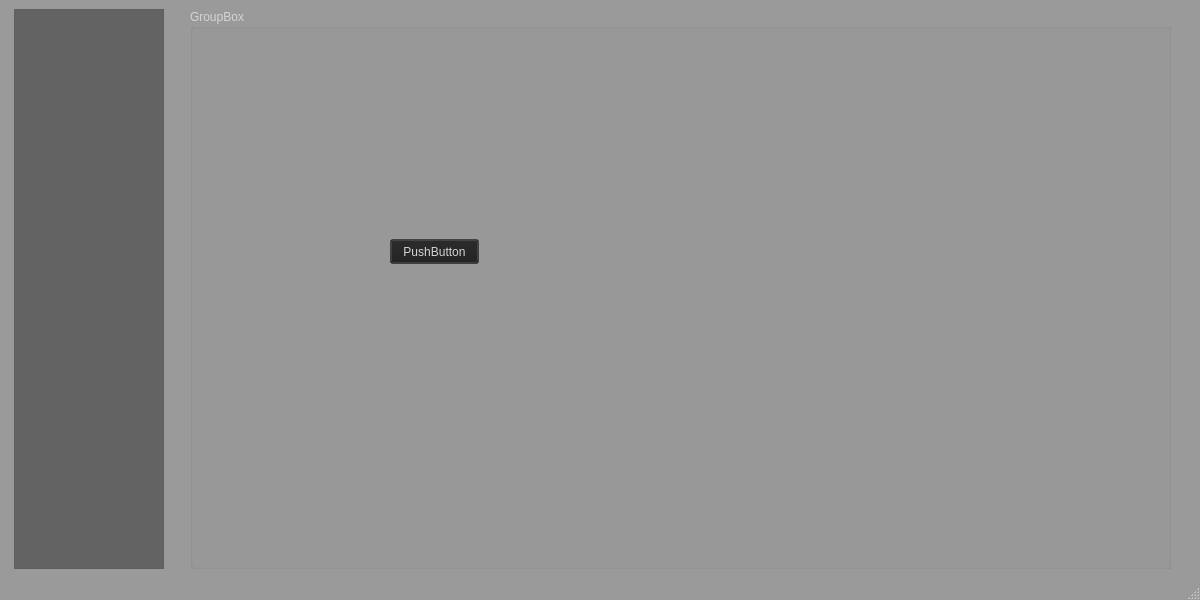
<?xml version="1.0" encoding="UTF-8"?>
<ui version="4.0">
 <class>MainWindow</class>
 <widget class="QMainWindow" name="MainWindow">
  <property name="geometry">
   <rect>
    <x>0</x>
    <y>0</y>
    <width>1200</width>
    <height>600</height>
   </rect>
  </property>
  <property name="palette">
   <palette>
    <active>
     <colorrole role="WindowText">
      <brush brushstyle="SolidPattern">
       <color alpha="255">
        <red>212</red>
        <green>212</green>
        <blue>212</blue>
       </color>
      </brush>
     </colorrole>
     <colorrole role="Button">
      <brush brushstyle="SolidPattern">
       <color alpha="255">
        <red>30</red>
        <green>30</green>
        <blue>30</blue>
       </color>
      </brush>
     </colorrole>
     <colorrole role="Light">
      <brush brushstyle="SolidPattern">
       <color alpha="255">
        <red>30</red>
        <green>30</green>
        <blue>30</blue>
       </color>
      </brush>
     </colorrole>
     <colorrole role="Midlight">
      <brush brushstyle="SolidPattern">
       <color alpha="255">
        <red>30</red>
        <green>30</green>
        <blue>30</blue>
       </color>
      </brush>
     </colorrole>
     <colorrole role="Dark">
      <brush brushstyle="SolidPattern">
       <color alpha="255">
        <red>30</red>
        <green>30</green>
        <blue>30</blue>
       </color>
      </brush>
     </colorrole>
     <colorrole role="Mid">
      <brush brushstyle="SolidPattern">
       <color alpha="255">
        <red>30</red>
        <green>30</green>
        <blue>30</blue>
       </color>
      </brush>
     </colorrole>
     <colorrole role="Text">
      <brush brushstyle="SolidPattern">
       <color alpha="255">
        <red>212</red>
        <green>212</green>
        <blue>212</blue>
       </color>
      </brush>
     </colorrole>
     <colorrole role="BrightText">
      <brush brushstyle="SolidPattern">
       <color alpha="255">
        <red>212</red>
        <green>212</green>
        <blue>212</blue>
       </color>
      </brush>
     </colorrole>
     <colorrole role="ButtonText">
      <brush brushstyle="SolidPattern">
       <color alpha="255">
        <red>212</red>
        <green>212</green>
        <blue>212</blue>
       </color>
      </brush>
     </colorrole>
     <colorrole role="Base">
      <brush brushstyle="SolidPattern">
       <color alpha="115">
        <red>30</red>
        <green>30</green>
        <blue>30</blue>
       </color>
      </brush>
     </colorrole>
     <colorrole role="Window">
      <brush brushstyle="SolidPattern">
       <color alpha="115">
        <red>30</red>
        <green>30</green>
        <blue>30</blue>
       </color>
      </brush>
     </colorrole>
     <colorrole role="Shadow">
      <brush brushstyle="SolidPattern">
       <color alpha="255">
        <red>0</red>
        <green>0</green>
        <blue>0</blue>
       </color>
      </brush>
     </colorrole>
     <colorrole role="Highlight">
      <brush brushstyle="SolidPattern">
       <color alpha="255">
        <red>0</red>
        <green>151</green>
        <blue>251</blue>
       </color>
      </brush>
     </colorrole>
     <colorrole role="AlternateBase">
      <brush brushstyle="SolidPattern">
       <color alpha="255">
        <red>15</red>
        <green>15</green>
        <blue>15</blue>
       </color>
      </brush>
     </colorrole>
     <colorrole role="ToolTipBase">
      <brush brushstyle="SolidPattern">
       <color alpha="255">
        <red>255</red>
        <green>255</green>
        <blue>220</blue>
       </color>
      </brush>
     </colorrole>
     <colorrole role="ToolTipText">
      <brush brushstyle="SolidPattern">
       <color alpha="255">
        <red>0</red>
        <green>0</green>
        <blue>0</blue>
       </color>
      </brush>
     </colorrole>
     <colorrole role="PlaceholderText">
      <brush brushstyle="SolidPattern">
       <color alpha="255">
        <red>166</red>
        <green>166</green>
        <blue>166</blue>
       </color>
      </brush>
     </colorrole>
    </active>
    <inactive>
     <colorrole role="WindowText">
      <brush brushstyle="SolidPattern">
       <color alpha="255">
        <red>212</red>
        <green>212</green>
        <blue>212</blue>
       </color>
      </brush>
     </colorrole>
     <colorrole role="Button">
      <brush brushstyle="SolidPattern">
       <color alpha="255">
        <red>30</red>
        <green>30</green>
        <blue>30</blue>
       </color>
      </brush>
     </colorrole>
     <colorrole role="Light">
      <brush brushstyle="SolidPattern">
       <color alpha="255">
        <red>30</red>
        <green>30</green>
        <blue>30</blue>
       </color>
      </brush>
     </colorrole>
     <colorrole role="Midlight">
      <brush brushstyle="SolidPattern">
       <color alpha="255">
        <red>30</red>
        <green>30</green>
        <blue>30</blue>
       </color>
      </brush>
     </colorrole>
     <colorrole role="Dark">
      <brush brushstyle="SolidPattern">
       <color alpha="255">
        <red>30</red>
        <green>30</green>
        <blue>30</blue>
       </color>
      </brush>
     </colorrole>
     <colorrole role="Mid">
      <brush brushstyle="SolidPattern">
       <color alpha="255">
        <red>30</red>
        <green>30</green>
        <blue>30</blue>
       </color>
      </brush>
     </colorrole>
     <colorrole role="Text">
      <brush brushstyle="SolidPattern">
       <color alpha="255">
        <red>212</red>
        <green>212</green>
        <blue>212</blue>
       </color>
      </brush>
     </colorrole>
     <colorrole role="BrightText">
      <brush brushstyle="SolidPattern">
       <color alpha="255">
        <red>212</red>
        <green>212</green>
        <blue>212</blue>
       </color>
      </brush>
     </colorrole>
     <colorrole role="ButtonText">
      <brush brushstyle="SolidPattern">
       <color alpha="255">
        <red>212</red>
        <green>212</green>
        <blue>212</blue>
       </color>
      </brush>
     </colorrole>
     <colorrole role="Base">
      <brush brushstyle="SolidPattern">
       <color alpha="115">
        <red>30</red>
        <green>30</green>
        <blue>30</blue>
       </color>
      </brush>
     </colorrole>
     <colorrole role="Window">
      <brush brushstyle="SolidPattern">
       <color alpha="115">
        <red>30</red>
        <green>30</green>
        <blue>30</blue>
       </color>
      </brush>
     </colorrole>
     <colorrole role="Shadow">
      <brush brushstyle="SolidPattern">
       <color alpha="255">
        <red>0</red>
        <green>0</green>
        <blue>0</blue>
       </color>
      </brush>
     </colorrole>
     <colorrole role="Highlight">
      <brush brushstyle="SolidPattern">
       <color alpha="255">
        <red>6</red>
        <green>47</green>
        <blue>74</blue>
       </color>
      </brush>
     </colorrole>
     <colorrole role="AlternateBase">
      <brush brushstyle="SolidPattern">
       <color alpha="255">
        <red>15</red>
        <green>15</green>
        <blue>15</blue>
       </color>
      </brush>
     </colorrole>
     <colorrole role="ToolTipBase">
      <brush brushstyle="SolidPattern">
       <color alpha="255">
        <red>255</red>
        <green>255</green>
        <blue>220</blue>
       </color>
      </brush>
     </colorrole>
     <colorrole role="ToolTipText">
      <brush brushstyle="SolidPattern">
       <color alpha="255">
        <red>0</red>
        <green>0</green>
        <blue>0</blue>
       </color>
      </brush>
     </colorrole>
     <colorrole role="PlaceholderText">
      <brush brushstyle="SolidPattern">
       <color alpha="255">
        <red>166</red>
        <green>166</green>
        <blue>166</blue>
       </color>
      </brush>
     </colorrole>
    </inactive>
    <disabled>
     <colorrole role="WindowText">
      <brush brushstyle="SolidPattern">
       <color alpha="255">
        <red>15</red>
        <green>15</green>
        <blue>15</blue>
       </color>
      </brush>
     </colorrole>
     <colorrole role="Button">
      <brush brushstyle="SolidPattern">
       <color alpha="255">
        <red>30</red>
        <green>30</green>
        <blue>30</blue>
       </color>
      </brush>
     </colorrole>
     <colorrole role="Light">
      <brush brushstyle="SolidPattern">
       <color alpha="255">
        <red>45</red>
        <green>45</green>
        <blue>45</blue>
       </color>
      </brush>
     </colorrole>
     <colorrole role="Midlight">
      <brush brushstyle="SolidPattern">
       <color alpha="255">
        <red>37</red>
        <green>37</green>
        <blue>37</blue>
       </color>
      </brush>
     </colorrole>
     <colorrole role="Dark">
      <brush brushstyle="SolidPattern">
       <color alpha="255">
        <red>15</red>
        <green>15</green>
        <blue>15</blue>
       </color>
      </brush>
     </colorrole>
     <colorrole role="Mid">
      <brush brushstyle="SolidPattern">
       <color alpha="255">
        <red>20</red>
        <green>20</green>
        <blue>20</blue>
       </color>
      </brush>
     </colorrole>
     <colorrole role="Text">
      <brush brushstyle="SolidPattern">
       <color alpha="255">
        <red>134</red>
        <green>134</green>
        <blue>134</blue>
       </color>
      </brush>
     </colorrole>
     <colorrole role="BrightText">
      <brush brushstyle="SolidPattern">
       <color alpha="255">
        <red>134</red>
        <green>134</green>
        <blue>134</blue>
       </color>
      </brush>
     </colorrole>
     <colorrole role="ButtonText">
      <brush brushstyle="SolidPattern">
       <color alpha="255">
        <red>134</red>
        <green>134</green>
        <blue>134</blue>
       </color>
      </brush>
     </colorrole>
     <colorrole role="Base">
      <brush brushstyle="SolidPattern">
       <color alpha="255">
        <red>30</red>
        <green>30</green>
        <blue>30</blue>
       </color>
      </brush>
     </colorrole>
     <colorrole role="Window">
      <brush brushstyle="SolidPattern">
       <color alpha="255">
        <red>30</red>
        <green>30</green>
        <blue>30</blue>
       </color>
      </brush>
     </colorrole>
     <colorrole role="Shadow">
      <brush brushstyle="SolidPattern">
       <color alpha="255">
        <red>0</red>
        <green>0</green>
        <blue>0</blue>
       </color>
      </brush>
     </colorrole>
     <colorrole role="Highlight">
      <brush brushstyle="SolidPattern">
       <color alpha="255">
        <red>145</red>
        <green>145</green>
        <blue>145</blue>
       </color>
      </brush>
     </colorrole>
     <colorrole role="AlternateBase">
      <brush brushstyle="SolidPattern">
       <color alpha="255">
        <red>30</red>
        <green>30</green>
        <blue>30</blue>
       </color>
      </brush>
     </colorrole>
     <colorrole role="ToolTipBase">
      <brush brushstyle="SolidPattern">
       <color alpha="255">
        <red>255</red>
        <green>255</green>
        <blue>220</blue>
       </color>
      </brush>
     </colorrole>
     <colorrole role="ToolTipText">
      <brush brushstyle="SolidPattern">
       <color alpha="255">
        <red>0</red>
        <green>0</green>
        <blue>0</blue>
       </color>
      </brush>
     </colorrole>
     <colorrole role="PlaceholderText">
      <brush brushstyle="SolidPattern">
       <color alpha="255">
        <red>166</red>
        <green>166</green>
        <blue>166</blue>
       </color>
      </brush>
     </colorrole>
    </disabled>
   </palette>
  </property>
  <property name="windowTitle">
   <string>MainWindow</string>
  </property>
  <widget class="QWidget" name="centralwidget">
   <layout class="QHBoxLayout" name="horizontalLayout_2">
    <item>
     <layout class="QHBoxLayout" name="horizontalLayout">
      <property name="sizeConstraint">
       <enum>QLayout::SetMaximumSize</enum>
      </property>
      <item>
       <spacer name="horizontalSpacer_2">
        <property name="orientation">
         <enum>Qt::Horizontal</enum>
        </property>
        <property name="sizeType">
         <enum>QSizePolicy::Maximum</enum>
        </property>
        <property name="sizeHint" stdset="0">
         <size>
          <width>5</width>
          <height>20</height>
         </size>
        </property>
       </spacer>
      </item>
      <item>
       <widget class="QListWidget" name="sideListWidget">
        <property name="sizePolicy">
         <sizepolicy hsizetype="MinimumExpanding" vsizetype="Expanding">
          <horstretch>0</horstretch>
          <verstretch>0</verstretch>
         </sizepolicy>
        </property>
        <property name="maximumSize">
         <size>
          <width>150</width>
          <height>16777215</height>
         </size>
        </property>
        <property name="statusTip">
         <string/>
        </property>
        <property name="whatsThis">
         <string/>
        </property>
       </widget>
      </item>
      <item>
       <spacer name="horizontalSpacer">
        <property name="orientation">
         <enum>Qt::Horizontal</enum>
        </property>
        <property name="sizeType">
         <enum>QSizePolicy::Minimum</enum>
        </property>
        <property name="sizeHint" stdset="0">
         <size>
          <width>20</width>
          <height>20</height>
         </size>
        </property>
       </spacer>
      </item>
      <item>
       <widget class="centerGroupBox" name="tableGroupBox">
        <property name="enabled">
         <bool>true</bool>
        </property>
        <property name="sizePolicy">
         <sizepolicy hsizetype="Expanding" vsizetype="Expanding">
          <horstretch>0</horstretch>
          <verstretch>0</verstretch>
         </sizepolicy>
        </property>
        <property name="title">
         <string>GroupBox</string>
        </property>
        <property name="checkable">
         <bool>false</bool>
        </property>
        <widget class="QPushButton" name="pushButton">
         <property name="geometry">
          <rect>
           <x>200</x>
           <y>230</y>
           <width>89</width>
           <height>25</height>
          </rect>
         </property>
         <property name="text">
          <string>PushButton</string>
         </property>
        </widget>
       </widget>
      </item>
      <item>
       <spacer name="horizontalSpacer_3">
        <property name="orientation">
         <enum>Qt::Horizontal</enum>
        </property>
        <property name="sizeType">
         <enum>QSizePolicy::Maximum</enum>
        </property>
        <property name="sizeHint" stdset="0">
         <size>
          <width>20</width>
          <height>20</height>
         </size>
        </property>
       </spacer>
      </item>
     </layout>
    </item>
   </layout>
  </widget>
  <widget class="QMenuBar" name="menubar">
   <property name="geometry">
    <rect>
     <x>0</x>
     <y>0</y>
     <width>1200</width>
     <height>22</height>
    </rect>
   </property>
  </widget>
  <widget class="QStatusBar" name="statusbar"/>
 </widget>
 <customwidgets>
  <customwidget>
   <class>centerGroupBox</class>
   <extends>QGroupBox</extends>
   <header location="global">centergroupbox</header>
   <container>1</container>
  </customwidget>
 </customwidgets>
 <resources/>
 <connections/>
</ui>
